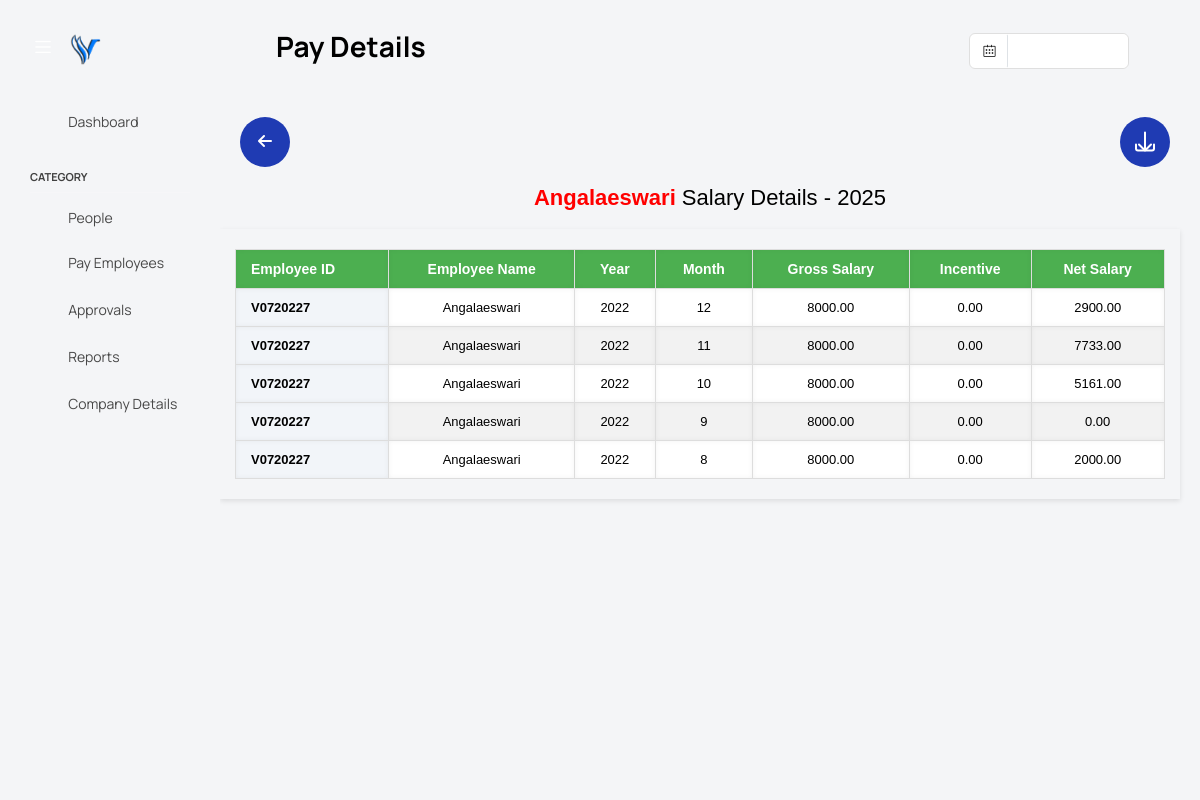
The app's page /admin/pages/previous.php?email=angalaeswari@vsmglobaltechnologies.com with its own data.
### tables this page shows
CREATE TABLE `manual_salary` (
  `id` int(11) NOT NULL,
  `user_id` varchar(11) NOT NULL,
  `email` varchar(255) NOT NULL,
  `name` varchar(255) NOT NULL,
  `joining_date` date NOT NULL,
  `designation` varchar(255) NOT NULL,
  `resigned_date` date DEFAULT NULL,
  `month` int(11) NOT NULL,
  `year` int(11) NOT NULL,
  `gross` decimal(10,2) NOT NULL,
  `salary` decimal(10,2) NOT NULL,
  `incentive` decimal(10,2) NOT NULL DEFAULT 0.00
);

### admin/pages/previous.php (the view, shortened to what this page needs)
<?php
include '../database.php';
$employee_email = isset($_GET['email']) ? $_GET['email'] : null;
if ($employee_email) {
    $sql = "SELECT * FROM manual_salary WHERE email = ? ORDER BY year DESC, month DESC";
    $stmt = $conn->prepare($sql);
    if ($stmt) {
        $stmt->bind_param("s", $employee_email);
        $stmt->execute();
        $result = $stmt->get_result();
        $salary_data = [];
        if ($result && $result->num_rows > 0) {
            $row = $result->fetch_assoc();
            $user_id = htmlspecialchars($row['user_id']);
            $employee_name = htmlspecialchars($row['name']);
            do {
                $month = $row['month'];
                $year = $row['year'];
                $gross = $row['gross'];
                $salary = $row['salary'];
                $incentive = $row['incentive'] ?? '0.00';
                $salary_data[$year][$month] = [
                    'gross' => $gross,
                    'salary' => $salary,
                    'incentive' => $incentive
                ];
            } while ($row = $result->fetch_assoc());
        } else {
            $user_id = "No employee found with the given email.";
            $employee_name = $user_id;
        }
    } else {
        $user_id = "Error preparing the statement.";
        $employee_name = $user_id;
    }
} else {
    $user_id = "No employee email provided.";
    $employee_name = $user_id;
}
?>
<!DOCTYPE html>
<html lang="en">
<head>
    <link rel="stylesheet" href="../assets/vendors/feather/feather.css">
    <link rel="stylesheet" href="../assets/vendors/mdi/css/materialdesignicons.min.css">
    <link rel="stylesheet" href="../assets/vendors/ti-icons/css/themify-icons.css">
    <link rel="stylesheet" href="../assets/vendors/font-awesome/css/font-awesome.min.css">
    <link rel="stylesheet" href="../assets/vendors/typicons/typicons.css">
    <link rel="stylesheet" href="../assets/vendors/simple-line-icons/css/simple-line-icons.css">
    <link rel="stylesheet" href="../assets/vendors/css/vendor.bundle.base.css">
    <link rel="stylesheet" href="../assets/vendors/bootstrap-datepicker/bootstrap-datepicker.min.css">
    <link rel="stylesheet" href="../assets/vendors/datatables.net-bs4/dataTables.bootstrap4.css">
    <link rel="stylesheet" type="text/css" href="../assets/js/select.dataTables.min.css">
    <link rel="stylesheet" href="../assets/css/style.css">
    <link rel="stylesheet" href="../assets/css/custome_style.css">
    <link rel="stylesheet" href="https://cdnjs.cloudflare.com/ajax/libs/font-awesome/6.0.0-beta3/css/all.min.css">
    <link rel="stylesheet" href="path/to/font-awesome/css/font-awesome.min.css">
    <link rel="stylesheet" href="https://cdnjs.cloudflare.com/ajax/libs/font-awesome/6.0.0-beta3/css/all.min.css">
</head>
<body class="with-welcome-text">
    <div class="container-scroller">
        <nav class="navbar default-layout col-lg-12 col-12 p-0 fixed-top d-flex align-items-top flex-row">
            <div class="text-center navbar-brand-wrapper d-flex align-items-center justify-content-start">
                <div class="me-3">
                    <button class="navbar-toggler navbar-toggler align-self-center" type="button"
                        data-bs-toggle="minimize">
                        <span class="icon-menu"></span>
                    </button>
                </div>
                <div>
                    <a class="navbar-brand brand-logo" href="../dashboard.php">
                        <img src="..\img\vsmlogo-favicon.png" alt="logo" />
                    </a>
                </div>
            </div>
            <div class="navbar-menu-wrapper d-flex align-items-top">
                <ul class="navbar-nav">
                    <li class="nav-item fw-semibold d-none d-lg-block ms-0">
                        <h6 class="welcome-text text-black fw-bold">Pay Details</h6>
                    </li>
                </ul>
                <ul class="navbar-nav ms-auto">
                    <li class="nav-item d-none d-lg-block">
                        <div id="datepicker-popup" class="input-group date datepicker navbar-date-picker">
                            <span class="input-group-addon input-group-prepend border-right">
                                <span class="icon-calendar input-group-text calendar-icon"></span>
                            </span>
                            <input type="text" class="form-control">
                        </div>
                    </li>
                    <li class="nav-item dropdown d-none d-lg-block user-dropdown">
                        <a class="nav-link" id="UserDropdown" href="#" data-bs-toggle="dropdown" aria-expanded="false">
                            <i class="mdi mdi-account-circle people-icon"></i>
                        </a>
                    </li>
                </ul>
            </div>
        </nav>
        <div class="container-fluid page-body-wrapper">
            <nav class="sidebar sidebar-offcanvas" id="sidebar">
                <ul class="nav">
                    <li class="nav-item">
                        <a class="nav-link" href="../dashboard.php">
                            <i class="mdi mdi-grid-large menu-icon"></i>
                            <span class="menu-title">Dashboard</span>
                        </a>
                    </li>
                    <li class="nav-item nav-category">category</li>
                    <li class="nav-item">
                        <a class="nav-link" href="people.php">
                            <i class="menu-icon mdi mdi-account-multiple"></i>
                            <span class="menu-title">People</span>
                        </a>
                    </li>
                    <ul class="navbar-nav">
                        <li class="nav-item">
                            <a class="nav-link" data-bs-toggle="collapse" href="#payEmployees" aria-expanded="false"
                                aria-controls="payEmployees">
                                <i class="menu-icon mdi mdi-currency-usd"></i>
                                <span class="menu-title">Pay Employees</span>
                                <i class="menu-arrow"></i>
                            </a>
                        </li>
                    </ul>
                    <li class="nav-item">
                        <a class="nav-link" href="approval.php" aria-expanded="false" aria-controls="charts">
                            <i class="menu-icon mdi mdi-check-circle"></i>
                            <span class="menu-title">Approvals</span>
                        </a>
                    </li>
                    <li class="nav-item">
                        <a class="nav-link" href="report.php" aria-expanded="false" aria-controls="charts">
                            <i class="menu-icon mdi mdi-chart-bar"></i>
                            <span class="menu-title">Reports</span>
                        </a>
                    </li>
                    <li class="nav-item">
                        <a class="nav-link" href="company_detail.php" aria-expanded="false" aria-controls="charts">
                            <i class="menu-icon mdi mdi-account"></i>
                            <span class="menu-title">Company Details</span>
                        </a>
                    </li>
                </ul>
            </nav>
            <div class="main-panel">
                <div class="content-wrapper">
                    <div class="row">
                        <div class="btn-r">
                            <button id="backButton" class="back-btn" onclick="window.location.href='all_employee.php'">
                                <i class="fas fa-arrow-left"></i>
                            </button>
                            <button id="downloadButton" class="download-btn">
                                <svg class="circle" viewBox="0 0 100 100">
                                    <path class="svg-path hidden_ani" id="download_path"
                                        d="M 50, 50 m -48, 0 a 48,48 0 1,0 96,0 a 48,48 0 1,0 -96,0" />
                                </svg>
                                <div class="icon">
                                    <svg xmlns="http://www.w3.org/2000/svg" viewBox="0 0 24 24" width="24" height="24"
                                        stroke="white" stroke-width="2" fill="none" stroke-linecap="round"
                                        stroke-linejoin="round">
                                        <path d="M12 3v18m0 0l-6-6m6 6l6-6" />
                                        <path d="M21 15v4a2 2 0 0 1-2 2H5a2 2 0 0 1-2-2v-4" />
                                    </svg>
                                </div>
                            </button>
                        </div>
                        <h2><span id="employeeName" style="color: red; font-weight: bold;"><?php echo $employee_name; ?>
                            </span> Salary Details - <span id="currentYearDisplay"></span></h2>
                        <div class="table">
                            <table id="salaryTable">
                                <thead>
                                    <tr>
                                        <th>Employee ID</th>
                                        <th>Employee Name</th>
                                        <th>Year</th>
                                        <th>Month</th>
                                        <th>Gross Salary</th>
                                        <th>Incentive</th>
                                        <th>Net Salary</th>
                                    </tr>
                                </thead>
                                <tbody>
                                    <?php if ($employee_email && isset($salary_data[$year][$month])): ?>
                                    <tbody>
                                        <?php
                                        foreach ($salary_data as $year => $months) {
                                            foreach ($months as $month => $data) {
                                                echo "<tr>";
                                                echo "<td>" . htmlspecialchars($user_id) . "</td>";
                                                echo "<td>" . htmlspecialchars($employee_name) . "</td>";
                                                echo "<td>" . htmlspecialchars($year) . "</td>";
                                                echo "<td>" . htmlspecialchars($month) . "</td>";
                                                echo "<td>" . htmlspecialchars($data['gross']) . "</td>";
                                                echo "<td>" . htmlspecialchars($data['incentive'] ?? '0.00') . "</td>";
                                                echo "<td>" . htmlspecialchars($data['salary']) . "</td>";
                                                echo "</tr>";
                                            }
                                        }
                                        ?>
                                    </tbody>
                                <?php else: ?>
                                    <p><?php echo htmlspecialchars($employee_name); ?></p>
                                <?php endif; ?>
                                </tbody>
                            </table>
                        </div>
                    </div>
                </div>
            </div>
        </div>
    </div>
</body>
</html>

### admin/assets/css/custome_style.css (style rules this page uses)
h2 { color: #1900ff; font-size: 22px; text-align: center; margin-bottom: 20px; }
body { font-family: "Arial", sans-serif; background-color: #ffffff; color: #fff; }
.main-panel { background-color: #ffffff; }

### admin/pages/previous.php (style rules this page uses)
body { font-family: Arial, sans-serif; background-color: #f4f5f7; margin: 0; padding: 0; }
h2 { color: black; font-size: bold; }
.download-btn { background-color: #1f3bb3; border: none; border-radius: 50%; width: 50px; height: 50px; display: flex; align-items: center; position: relative; justify-content: center; cursor: pointer; outline: none; transition: transform 0.3s; display: flex; justify-content: center; align-items: center; margin-right: 30px; }
.btn-r { width: 100%; display: flex; flex-direction: row; justify-content: space-between; align-items: center; }
.circle { width: 50px; height: 50px; fill: none; stroke-width: 3px; stroke-linecap: round; stroke-linejoin: round; transform: rotate(90deg); }
.icon { position: absolute; width: 25px; height: 25px; left: 50%; top: 50%; transform: translate(-50%, -50%); font-size: 9px; color: white; align-items: center; }
.table { width: 100%; border-collapse: collapse; font-family: Arial, sans-serif; font-size: 14px; max-width: 95%; padding-right: calc(var(--bs-gutter-x)* 0.5); padding-left: calc(var(--bs-gutter-x)* 0.5); margin-left: 15px; box-shadow: 0 2px 5px rgba(0, 0, 0, 0.1); border: 0; }
#salaryTable { width: 100%; border-collapse: collapse; margin: 20px 0; font-size: 1em; font-family: Arial, sans-serif; text-align: left; }
#salaryTable th, #salaryTable td { padding: 12px 15px; border: 1px solid #ddd; }
#salaryTable th { background-color: #4CAF50; color: white; font-weight: bold; }
#salaryTable tr:nth-child(even) { background-color: #f2f2f2; }
.content-wrapper { padding: 0; }
.table th, .table td { border: 1px solid #ccc; padding: 12px; text-align: center; }
.table th { background-color: #f2f5f9; font-weight: bold; color: #333; }
.table tbody tr:nth-child(even) { background-color: #f9f9f9; }
.table tbody tr:nth-child(odd) { background-color: #ffffff; }
.table th, .table td { border: 1px solid #ddd; box-shadow: inset 0px 0px 5px rgba(0, 0, 0, 0.05); }
.back-btn { background: #1F3BB3; color: #ffffff; width: 50px; height: 50px; border-radius: 30px; margin: 20px; border: none; }
.table th:first-child, .table td:first-child { background-color: #f2f5f9; font-weight: bold; text-align: left; padding-left: 15px; }

### records on screen
manual_salary: name "Angalaeswari", user "V0720227", month "12", gross "8000.00", incentive "0.00", salary "2900.00"
manual_salary: year "2022", month "8", gross "8000.00", incentive "0.00", salary "2000.00"
manual_salary: month "11", gross "8000.00", incentive "0.00", salary "7733.00"
manual_salary: month "10", gross "8000.00", incentive "0.00", salary "5161.00"

### other values on screen
$month "9"
$data['gross'] "8000.00"
$data['incentive'] "0.00"
$data['salary'] "0.00"
